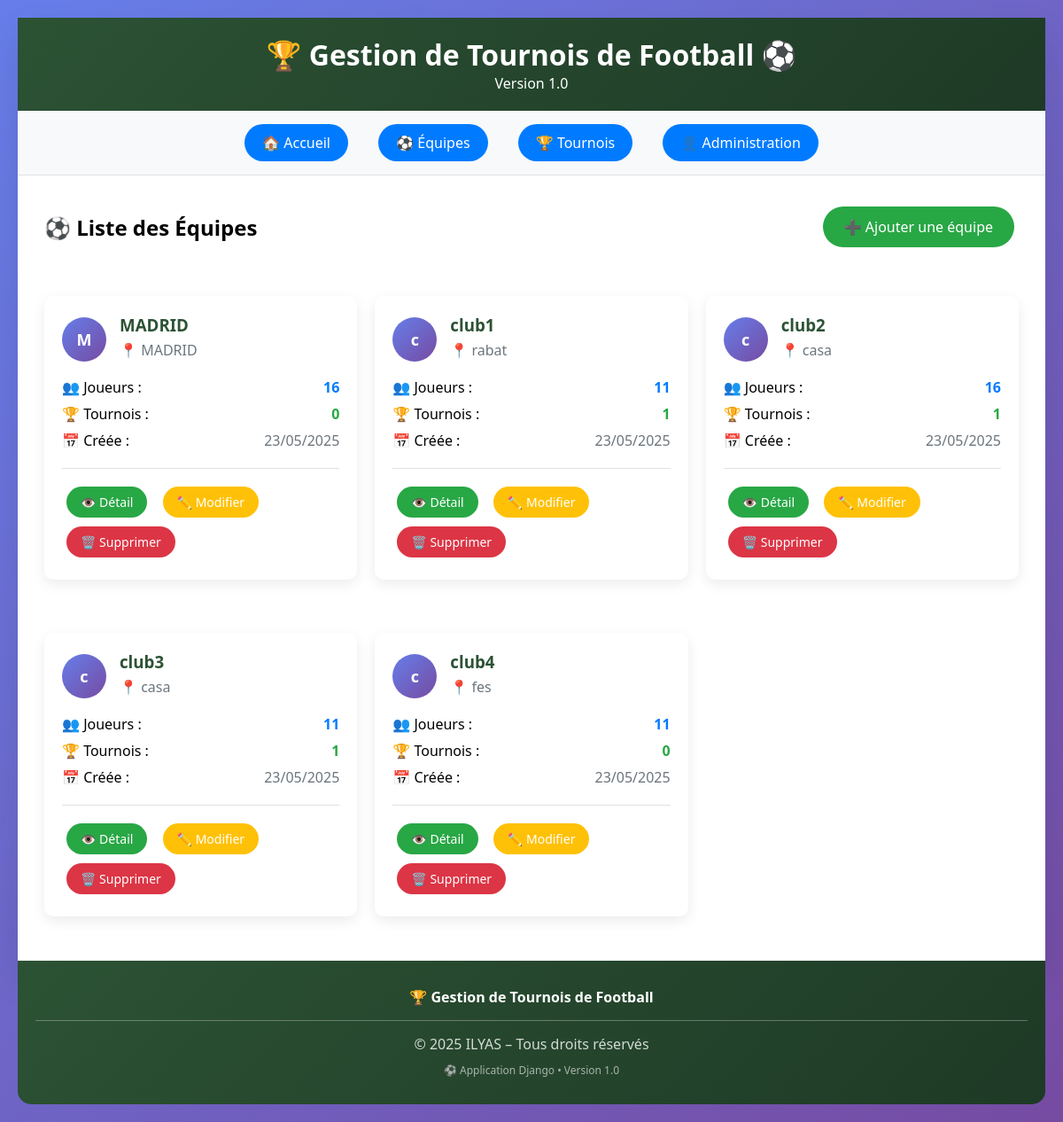
/equipes/, run on the app's committed database.
### core/models.py (models this page shows, shortened)
class Equipe(models.Model):
    nom = models.CharField(max_length=100, verbose_name="Nom de l'équipe")
    ville = models.CharField(max_length=100, verbose_name="Ville")
    joueurs = models.IntegerField(default=11, verbose_name="Nombre de joueurs")
    date_creation = models.DateTimeField(auto_now_add=True, verbose_name="Date d'ajout")
    class Meta:
        verbose_name = "Équipe"
        verbose_name_plural = "Équipes"
        ordering = ['nom']

### core/views.py (the view)
# urls.py: path('equipes/', views.liste_equipes, name='liste_equipes'),
def liste_equipes(request):
    equipes = Equipe.objects.all()
    return render(request, 'liste_equipes.html', {'equipes': equipes})

### templates/liste_equipes.html (shortened to what this page needs)
{% extends 'base.html' %}
{% block content %}
<div style="display: flex; justify-content: space-between; align-items: center; margin-bottom: 30px;">
    <h2>⚽ Liste des Équipes</h2>
    <a href="{% url 'ajouter_equipe' %}" class="btn">➕ Ajouter une équipe</a>
</div>
{% if equipes %}
    <div style="display: grid; grid-template-columns: repeat(auto-fill, minmax(350px, 1fr)); gap: 20px;">
        {% for equipe in equipes %}
        <div class="card" style="transition: transform 0.3s; cursor: pointer;" onmouseover="this.style.transform='translateY(-5px)'" onmouseout="this.style.transform='translateY(0)'">
            <div style="display: flex; align-items: center; margin-bottom: 15px;">
                <div style="width: 50px; height: 50px; background: linear-gradient(135deg, #667eea 0%, #764ba2 100%); border-radius: 50%; display: flex; align-items: center; justify-content: center; color: white; font-weight: bold; font-size: 18px; margin-right: 15px;">
                    {{ equipe.nom|first }}
                </div>
                <div>
                    <h3 style="color: #2c5234; margin: 0;">{{ equipe.nom }}</h3>
                    <p style="color: #6c757d; margin: 5px 0;">📍 {{ equipe.ville }}</p>
                </div>
            </div>
            <div style="margin: 15px 0;">
                <div style="display: flex; justify-content: space-between; margin: 8px 0;">
                    <span>👥 Joueurs :</span>
                    <strong style="color: #007bff;">{{ equipe.joueurs }}</strong>
                </div>
                <div style="display: flex; justify-content: space-between; margin: 8px 0;">
                    <span>🏆 Tournois :</span>
                    <strong style="color: #28a745;">{{ equipe.tournoi_set.count }}</strong>
                </div>
                <div style="display: flex; justify-content: space-between; margin: 8px 0;">
                    <span>📅 Créée :</span>
                    <span style="color: #6c757d;">{{ equipe.date_creation|date:"d/m/Y" }}</span>
                </div>
            </div>
            <div style="margin-top: 20px; padding-top: 15px; border-top: 1px solid #dee2e6;">
                <a href="{% url 'detail_equipe' equipe.id %}" class="btn" style="margin-right: 8px; font-size: 14px; padding: 8px 16px;">👁️ Détail</a>
                <a href="{% url 'modifier_equipe' equipe.id %}" class="btn" style="background: #ffc107; margin-right: 8px; font-size: 14px; padding: 8px 16px;">✏️ Modifier</a>
                <a href="{% url 'supprimer_equipe' equipe.id %}" class="btn btn-danger" style="font-size: 14px; padding: 8px 16px;" onclick="return confirm('Supprimer {{ equipe.nom }} ?')">🗑️ Supprimer</a>
            </div>
        </div>
        {% endfor %}
    </div>
{% endif %}
{% endblock %}

### templates/base.html (style rules this page uses)
* { margin: 0; padding: 0; box-sizing: border-box; }
body { font-family: 'Segoe UI', Tahoma, Geneva, Verdana, sans-serif; background: linear-gradient(135deg, #667eea 0%, #764ba2 100%); min-height: 100vh; padding: 20px; }
.btn { display: inline-block; padding: 12px 24px; margin: 5px; background: #28a745; color: white; text-decoration: none; border-radius: 25px; border: none; cursor: pointer; transition: all 0.3s; font-size: 16px; }
.btn-danger { background: #dc3545; }
.card { background: white; border-radius: 10px; box-shadow: 0 5px 15px rgba(0,0,0,0.08); padding: 20px; margin: 20px 0; }

### data on the page
Equipe: nom|first "M", nom "MADRID", ville "MADRID", joueurs "16", tournoi_set.count "0", date_creation "23/05/2025"
Equipe: nom|first "c", nom "club1", ville "rabat", joueurs "11", tournoi_set.count "1", date_creation "23/05/2025"
Equipe: nom|first "c", nom "club2", ville "casa", joueurs "16", tournoi_set.count "1", date_creation "23/05/2025"
Equipe: nom|first "c", nom "club3", ville "casa", joueurs "11", tournoi_set.count "1", date_creation "23/05/2025"
Equipe: nom|first "c", nom "club4", ville "fes", joueurs "11", tournoi_set.count "0", date_creation "23/05/2025"
